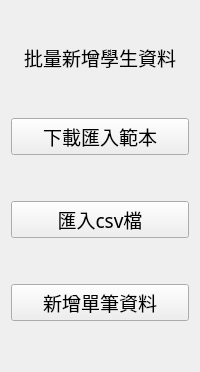
                      <widget class="QWidget" name="page_create_new_file">
                       <property name="font">
                        <font>
                         <family>AniMe Matrix - MB_EN</family>
                         <pointsize>14</pointsize>
                        </font>
                       </property>
                       <layout class="QVBoxLayout" name="verticalLayout_8">
                        <item>
                         <widget class="QLabel" name="icon_create_file">
                          <property name="text">
                           <string/>
                          </property>
                          <property name="pixmap">
                           <pixmap>icon/edit.png</pixmap>
                          </property>
                          <property name="alignment">
                           <set>Qt::AlignCenter</set>
                          </property>
                         </widget>
                        </item>
                        <item>
                         <widget class="QLabel" name="txt_create_file">
                          <property name="font">
                           <font>
                            <family>微軟正黑體</family>
                            <pointsize>14</pointsize>
                           </font>
                          </property>
                          <property name="text">
                           <string>批量新增學生資料</string>
                          </property>
                          <property name="alignment">
                           <set>Qt::AlignCenter</set>
                          </property>
                         </widget>
                        </item>
                        <item>
                         <spacer name="verticalSpacer_15">
                          <property name="orientation">
                           <enum>Qt::Vertical</enum>
                          </property>
                          <property name="sizeType">
                           <enum>QSizePolicy::Fixed</enum>
                          </property>
                          <property name="sizeHint" stdset="0">
                           <size>
                            <width>20</width>
                            <height>40</height>
                           </size>
                          </property>
                         </spacer>
                        </item>
                        <item>
                         <widget class="QPushButton" name="btn_download_file">
                          <property name="font">
                           <font>
                            <family>微軟正黑體</family>
                            <pointsize>14</pointsize>
                           </font>
                          </property>
                          <property name="text">
                           <string>下載匯入範本</string>
                          </property>
                         </widget>
                        </item>
                        <item>
                         <spacer name="verticalSpacer_19">
                          <property name="orientation">
                           <enum>Qt::Vertical</enum>
                          </property>
                          <property name="sizeType">
                           <enum>QSizePolicy::Fixed</enum>
                          </property>
                          <property name="sizeHint" stdset="0">
                           <size>
                            <width>20</width>
                            <height>40</height>
                           </size>
                          </property>
                         </spacer>
                        </item>
                        <item>
                         <widget class="QPushButton" name="btn_import_csvfile">
                          <property name="font">
                           <font>
                            <family>微軟正黑體</family>
                            <pointsize>14</pointsize>
                           </font>
                          </property>
                          <property name="text">
                           <string>匯入csv檔</string>
                          </property>
                         </widget>
                        </item>
                        <item>
                         <spacer name="verticalSpacer_17">
                          <property name="orientation">
                           <enum>Qt::Vertical</enum>
                          </property>
                          <property name="sizeType">
                           <enum>QSizePolicy::Fixed</enum>
                          </property>
                          <property name="sizeHint" stdset="0">
                           <size>
                            <width>20</width>
                            <height>40</height>
                           </size>
                          </property>
                         </spacer>
                        </item>
                        <item>
                         <widget class="QPushButton" name="btn_create_data">
                          <property name="font">
                           <font>
                            <family>微軟正黑體</family>
                            <pointsize>14</pointsize>
                           </font>
                          </property>
                          <property name="text">
                           <string>新增單筆資料</string>
                          </property>
                         </widget>
                        </item>
                        <item>
                         <spacer name="verticalSpacer_14">
                          <property name="orientation">
                           <enum>Qt::Vertical</enum>
                          </property>
                          <property name="sizeHint" stdset="0">
                           <size>
                            <width>20</width>
                            <height>40</height>
                           </size>
                          </property>
                         </spacer>
                        </item>
                       </layout>
                      </widget>
